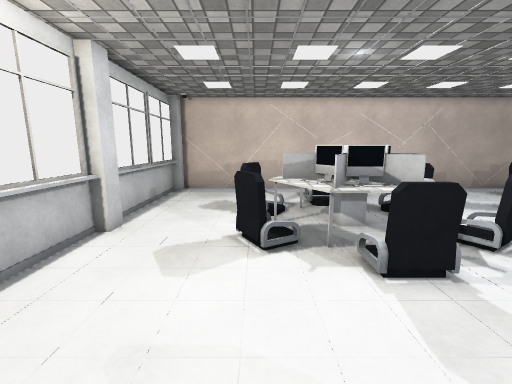
[1] (above)

24 first-person views from a walk through a scene from a Unity 3-D project. The camera is 1.3 m above the floor, tilts 10° down and sees 90° across. The floor is counted in squares, 0.5 m on a side. Each view is taken from the middle of a square. On the plan, view 1 faces up. The plan holds only what a view shows up to about 18 squares ahead; the rest is blank. The player character is not drawn. Surface patterns are stand-ins for the level's own textures.

[2]
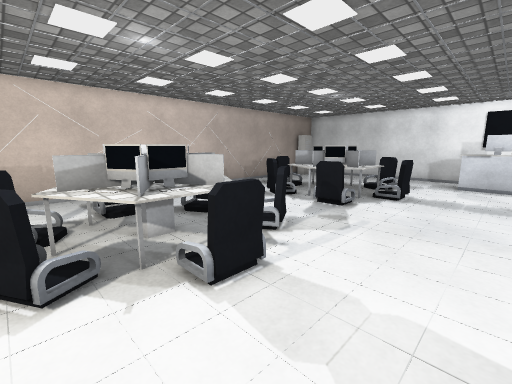

[3]
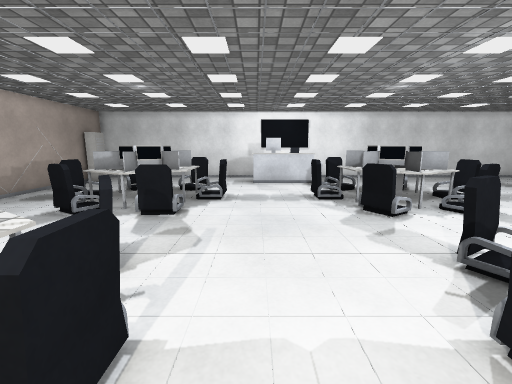

[4]
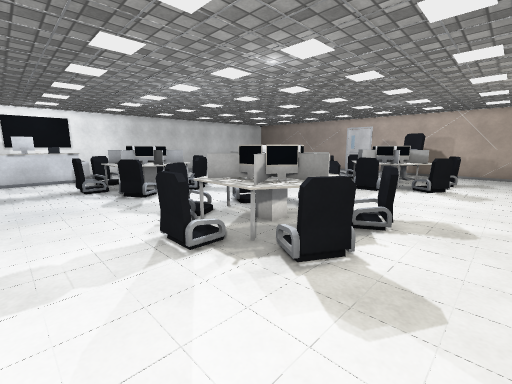

[5]
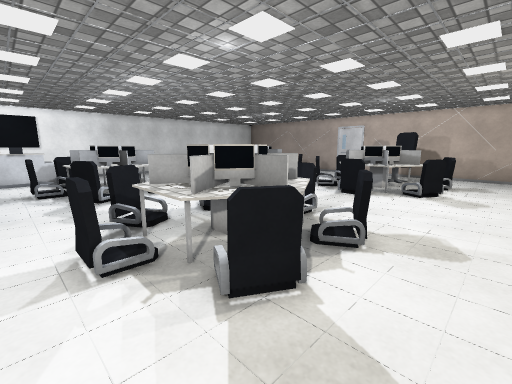

[6]
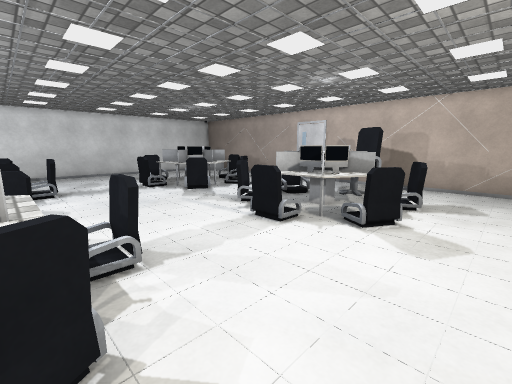

[7]
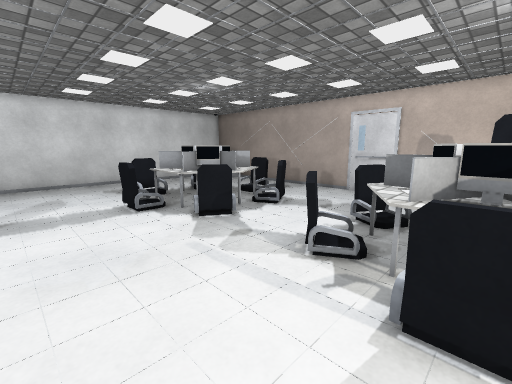

[8]
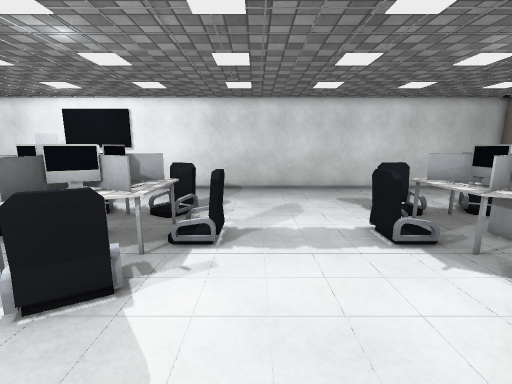

[9]
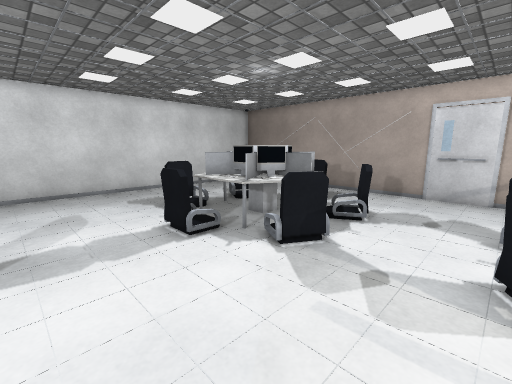

[10]
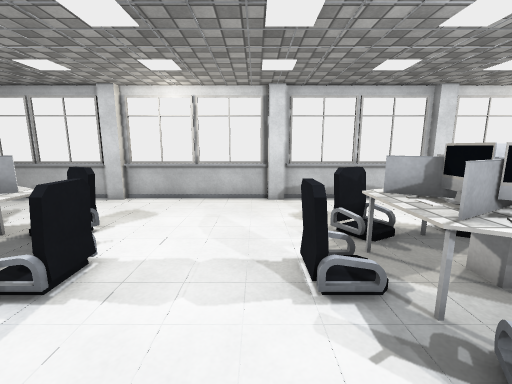

[11]
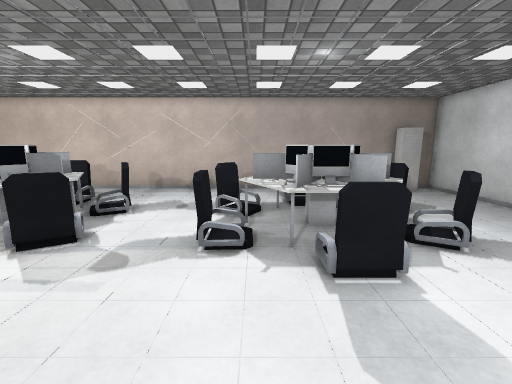

[12]
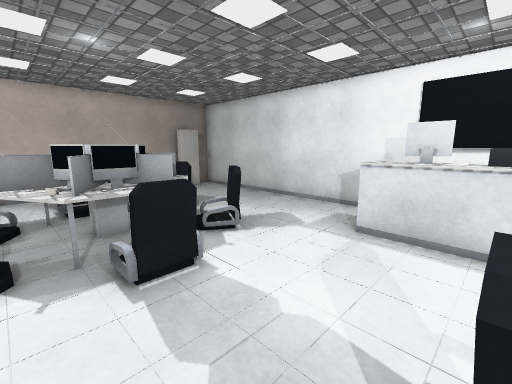

[13]
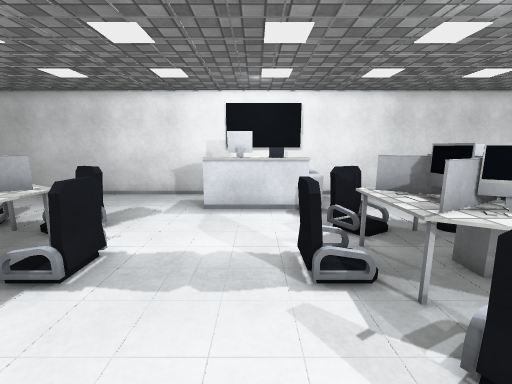

[14]
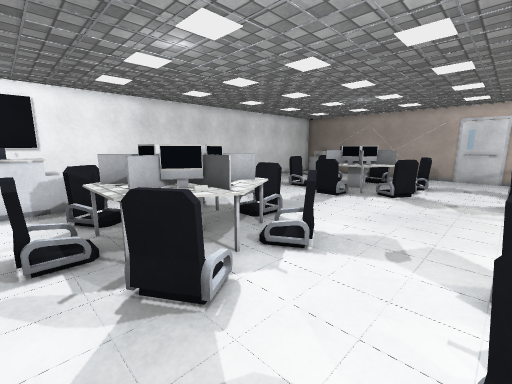

[15]
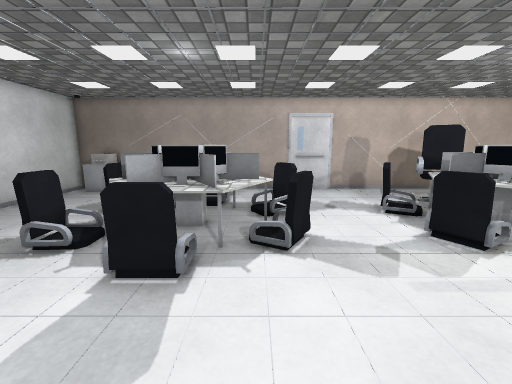

[16]
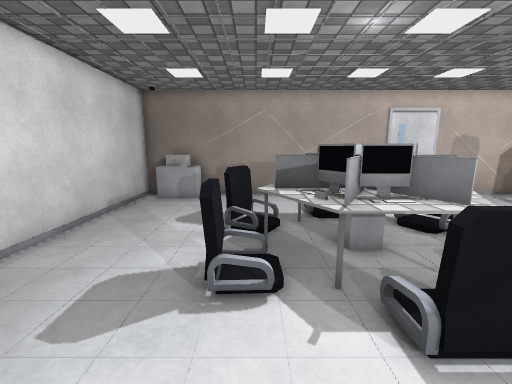

[17]
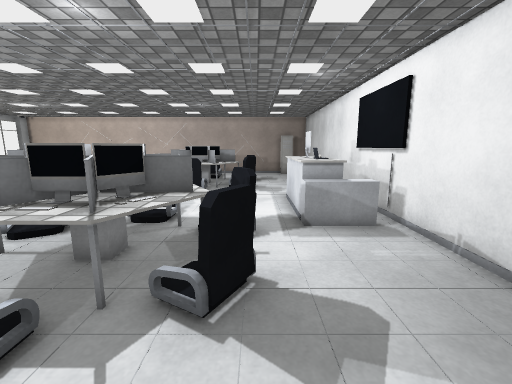

[18]
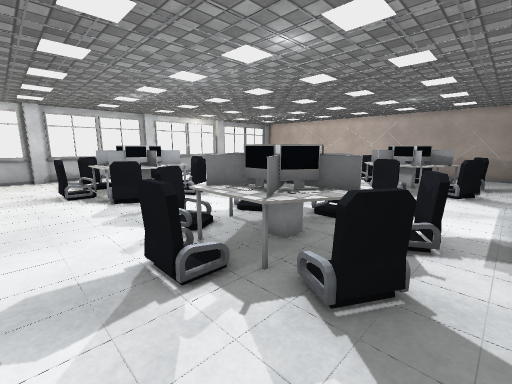

[19]
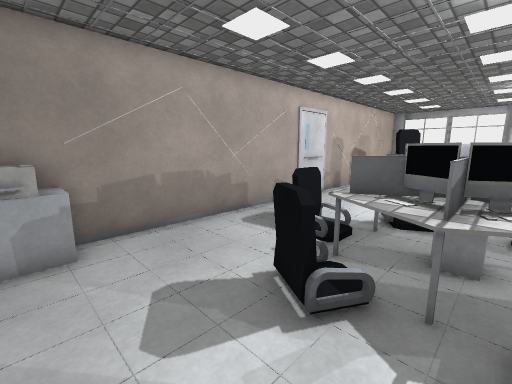

[20]
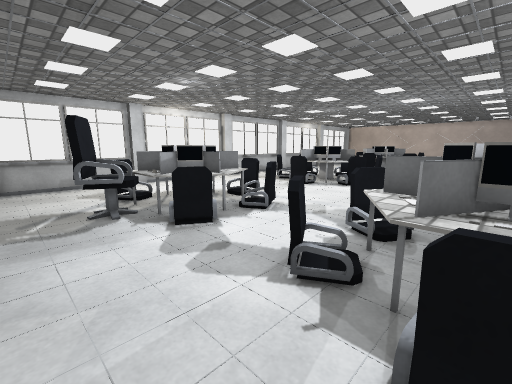

[21]
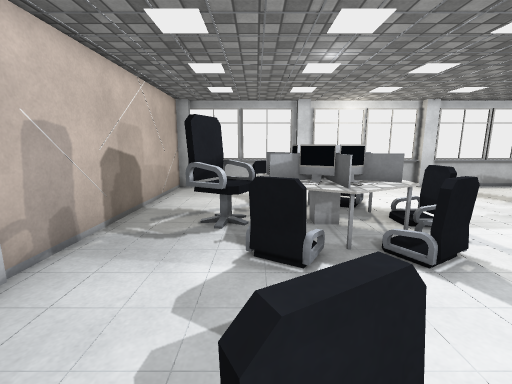

[22]
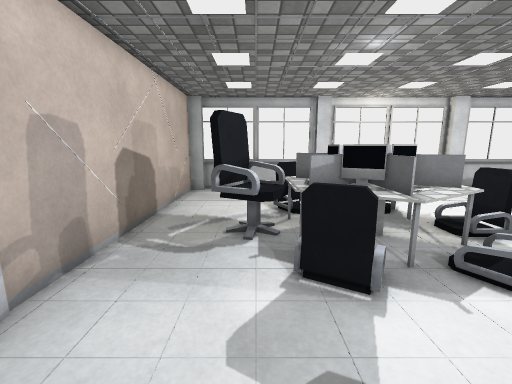

[23]
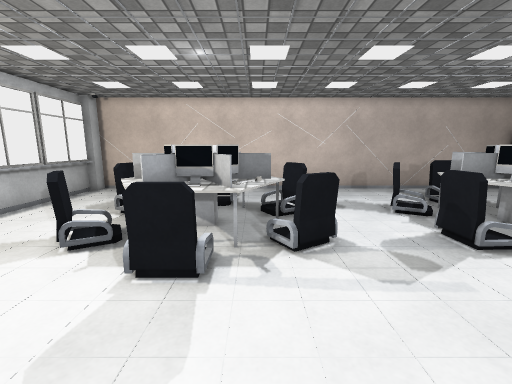

[24]
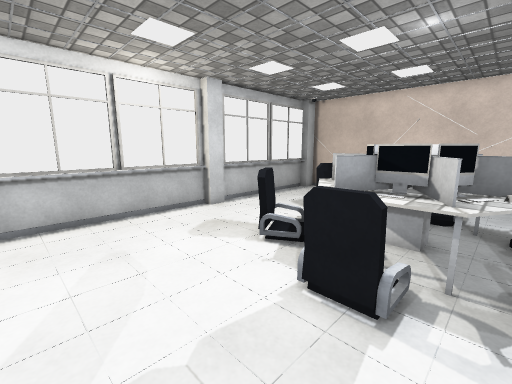

### Floor plan
Key: @ floor where view 1 was taken; # wall or solid block; . floor; / step, stairs or slope; O other object.
Columns run from 5 left of view 1 to 23 right of it. Each row starts with its distance up from view 1.
 16 #############################
 15 #.... ........ .......  . ###
 14 #.... ........ .....   .. ..#
 13 #.... ..OO.........OO ......#
 12 #.... ..O..........O........#
 11 #....O.O OOOO...O.O O OO....#
 10 #...O#  O  .O..O#OOO   O....#
  9 #.....OOOO O.....OOOO O.....#
  8 #.....OOOOOO....#OOOOOO.....#
  7 #...OOOOOOO #..OOOOOOO#O....#
  6 #....O.OOOOOO...O.OOOOOO....#
  5 #.......OO.........OO.......#
  4 #...........................#
  3 #........................OO #
  2 #........................OO #
  1 #........................OO #
  0 # ...@. OO........ OO....OO #
 -1 # .....   ......O.  .....OOO#
 -2 # ...OOOOOOOO..OOOOOOOOO.OOO#
 -3 #....#OOOO  O.../OOOO  O....#
 -4 #.....OOOO O..../OOOO O.....#
 -5 #.... O OOO O...#OOOOO#O....#
 -6 #....O OOOOOO...OOOOOOOO....#
 -7 #......  .........  ........#
 -8 #...... OO........#OO.......#
 -9 #...........................#
-10 #...........................#
-11 #...........................#
-12 #...........................#
-13 #.......OO.........OO.......#
-14 #....O.OOOOOO...O.OOOO/O....#
-15 #...OOOOOOO#O..OOOOOOO.O....#
-16 #.....OOOOOO.....OOOOOO ....#
-17 #..... OOOOO.....OOOOOO.....#
-18 #...O#   OO.O..O#OOOOO.O....#
-19 #....O.OOOOOO...O.OOOOOO....#
-20 #......OOO.........O........#
-21 #......OOO.........OO.......#
-22 #...........................#
-23 #........................OOO#
-24 #############################

Where each view was taken, in squares from view 1:
view 1: 0 up, 0 right, facing up
view 2: 1 up, 0 right, facing up-right
view 3: 3 up, 1 right, facing right
view 4: 3 up, 3 left, facing down-right
view 5: 1 up, 3 left, facing down-right
view 6: 6 down, 3 left, facing down-right
view 7: 9 down, 3 right, facing down-right
view 8: 9 down, 7 right, facing right
view 9: 9 down, 7 right, facing down-right
view 10: 9 down, 8 right, facing left
view 11: 0 up, 12 right, facing up
view 12: 0 up, 12 right, facing up-right
view 13: 1 up, 9 right, facing right
view 14: 0 up, 7 right, facing down-right
view 15: 8 down, 12 right, facing down
view 16: 10 down, 17 right, facing down
view 17: 10 down, 18 right, facing up
view 18: 10 down, 19 right, facing up-left
view 19: 16 down, 21 right, facing down-left
view 20: 23 down, 14 right, facing up-left
view 21: 19 down, 12 right, facing left
view 22: 20 down, 11 right, facing left
view 23: 0 up, 5 right, facing up
view 24: 1 up, 5 right, facing up-left
